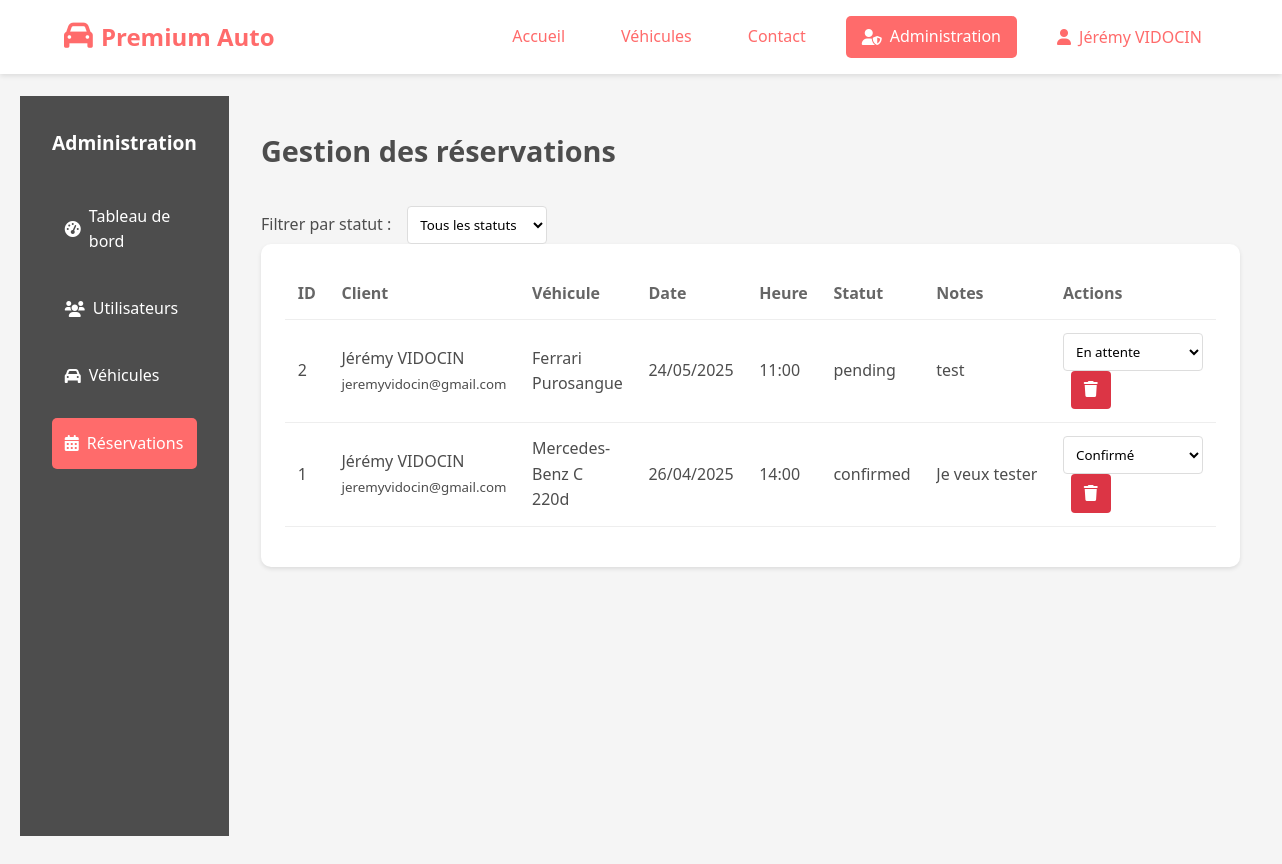
The app's page /index.php?action=admin&page=bookings (signed in) with its own data.
### tables this page shows
CREATE TABLE `bookings` (
  `id` int(11) NOT NULL,
  `user_id` int(11) NOT NULL,
  `car_id` int(11) NOT NULL,
  `booking_date` date NOT NULL,
  `booking_time` time NOT NULL,
  `status` enum('pending','confirmed','completed','cancelled') NOT NULL DEFAULT 'pending',
  `notes` text DEFAULT NULL,
  `created_at` timestamp NOT NULL DEFAULT current_timestamp()
);

CREATE TABLE `users` (
  `id` int(11) NOT NULL,
  `firstname` varchar(50) NOT NULL,
  `lastname` varchar(50) NOT NULL,
  `email` varchar(100) NOT NULL,
  `password` varchar(255) NOT NULL,
  `phone` varchar(20) DEFAULT NULL,
  `address` text DEFAULT NULL,
  `created_at` timestamp NOT NULL DEFAULT current_timestamp(),
  `updated_at` timestamp NOT NULL DEFAULT current_timestamp() ON UPDATE current_timestamp(),
  `role` enum('user','admin') NOT NULL DEFAULT 'user'
);

CREATE TABLE `cars` (
  `id` int(11) NOT NULL,
  `brand` varchar(100) NOT NULL,
  `model` varchar(100) NOT NULL,
  `year` int(11) NOT NULL,
  `price` decimal(10,2) NOT NULL,
  `mileage` int(11) NOT NULL,
  `fuel_type` varchar(50) NOT NULL,
  `transmission` varchar(50) NOT NULL,
  `power` int(11) NOT NULL,
  `description` text DEFAULT NULL,
  `image` varchar(255) DEFAULT NULL
);

### controllers/AdminController.php (called while the page is built, shortened)
<?php
class AdminController {
    private $db;
    public function __construct($db) {
        $this->db = $db;
    }
    public function bookings($page = 1) {
        $booking = new Booking($this->db);
        $limit = 10;
        $bookings = $booking->getAllWithDetails($page, $limit);
        include('./views/admin/bookings.php');
    }
}

### models/Booking.php (called while the page is built, shortened)
<?php
class Booking {
    private $conn;
    private $table_name = "bookings";
    public function __construct($db) {
        $this->conn = $db;
    }
    public function getAllWithDetails($page = 1, $limit = 10) {
        $offset = ($page - 1) * $limit;
        $query = "SELECT b.*,
                         u.firstname, u.lastname, u.email,
                         c.brand, c.model
                  FROM " . $this->table_name . " b
                  LEFT JOIN users u ON b.user_id = u.id
                  LEFT JOIN cars c ON b.car_id = c.id
                  ORDER BY b.created_at DESC
                  LIMIT :limit OFFSET :offset";
        $stmt = $this->conn->prepare($query);
        $stmt->bindValue(':limit', $limit, PDO::PARAM_INT);
        $stmt->bindValue(':offset', $offset, PDO::PARAM_INT);
        $stmt->execute();
        return $stmt->fetchAll(PDO::FETCH_ASSOC);
    }
}
?>

### views/admin/bookings.php (the view, shortened to what this page needs)
<?php include('./views/layout/header.php'); ?>
<link rel="stylesheet" href="views/admin/admin.css">
<div class="admin-container">
    <div class="admin-sidebar">
        <h3>Administration</h3>
        <nav>
            <a href="index.php?action=admin">
                <i class="fas fa-tachometer-alt"></i> Tableau de bord
            </a>
            <a href="index.php?action=admin&page=users">
                <i class="fas fa-users"></i> Utilisateurs
            </a>
            <a href="index.php?action=admin&page=cars">
                <i class="fas fa-car"></i> Véhicules
            </a>
            <a href="index.php?action=admin&page=bookings" class="active">
                <i class="fas fa-calendar-alt"></i> Réservations
            </a>
        </nav>
    </div>
    <div class="admin-content">
        <div class="admin-header">
            <h1>Gestion des réservations</h1>
            <div class="filter-status">
                <label for="status-filter">Filtrer par statut :</label>
                <select id="status-filter" class="status-select">
                    <option value="all">Tous les statuts</option>
                </select>
            </div>
        </div>
        <div class="admin-card">
            <div class="table-responsive">
                <table>
                    <thead>
                        <tr>
                            <th>ID</th>
                            <th>Client</th>
                            <th>Véhicule</th>
                            <th>Date</th>
                            <th>Heure</th>
                            <th>Statut</th>
                            <th>Notes</th>
                            <th>Actions</th>
                        </tr>
                    </thead>
                    <tbody>
                        <?php foreach ($bookings as $booking): ?>
                        <tr data-booking-id="<?php echo $booking['id']; ?>">
                            <td><?php echo htmlspecialchars($booking['id']); ?></td>
                            <td>
                                <?php echo htmlspecialchars($booking['firstname'] . ' ' . $booking['lastname']); ?><br>
                                <small><?php echo htmlspecialchars($booking['email']); ?></small>
                            </td>
                            <td><?php echo htmlspecialchars($booking['brand'] . ' ' . $booking['model']); ?></td>
                            <td><?php echo date('d/m/Y', strtotime($booking['booking_date'])); ?></td>
                            <td><?php echo date('H:i', strtotime($booking['booking_time'])); ?></td>
                            <td class="status-cell"><?php echo htmlspecialchars($booking['status']); ?></td>
                            <td>
                                <div class="notes-cell">
                                    <?php echo htmlspecialchars($booking['notes'] ?: 'Aucune note'); ?>
                                </div>
                            </td>
                            <td class="actions">
                                <select class="status-select" onchange="updateBookingStatus(<?php echo $booking['id']; ?>, this.value)">
                                    <option value="pending" <?php echo $booking['status'] === 'pending' ? 'selected' : ''; ?>>En attente</option>
                                    <option value="confirmed" <?php echo $booking['status'] === 'confirmed' ? 'selected' : ''; ?>>Confirmé</option>
                                </select>
                                <a href="#" onclick="deleteBooking(<?php echo $booking['id']; ?>)" class="btn-delete" title="Supprimer">
                                    <i class="fas fa-trash"></i>
                                </a>
                            </td>
                        </tr>
                        <?php endforeach; ?>
                    </tbody>
                </table>
            </div>
        </div>
    </div>
</div>

### public/css/home.css (style rules this page uses)
body { background-color: var(--light-color); font-family: 'Montserrat', 'Helvetica Neue', sans-serif; line-height: 1.6; color: var(--dark-color); }

### views/admin/admin.css (style rules this page uses)
.admin-container { display: flex; min-height: calc(100vh - 60px); }
.admin-sidebar { width: 250px; background: var(--dark-color); color: white; padding: 2rem; }
.admin-sidebar h3 { margin-bottom: 2rem; font-size: 1.2rem; }
.admin-sidebar nav { display: flex; flex-direction: column; gap: 1rem; }
.admin-sidebar a { color: white; text-decoration: none; padding: 0.8rem; border-radius: 5px; display: flex; align-items: center; gap: 0.5rem; }
.admin-sidebar a:hover, .admin-sidebar a.active { background: var(--primary-color); }
.admin-content { flex: 1; padding: 2rem; background: #f5f5f5; }
.admin-card { background: white; padding: 1.5rem; border-radius: 10px; box-shadow: 0 2px 4px rgba(0,0,0,0.1); margin-bottom: 1.5rem; }
table { width: 100%; border-collapse: collapse; margin-bottom: 1rem; }
th, td { padding: 0.8rem; text-align: left; border-bottom: 1px solid #eee; }
th { font-weight: 600; color: #666; }
.btn-delete { background: #dc3545; color: white; border: none; padding: 0.4rem 0.8rem; border-radius: 4px; cursor: pointer; transition: background-color 0.2s; }
h1 { margin-bottom: 2rem; color: var(--dark-color); font-size: 1.8rem; }

### views/layout/header.php (style rules this page uses)
:root { --primary-color: #FF6B6B; --secondary-color: #FFD93D; --accent-color: #6BCB77; --dark-color: #4D4D4D; --light-color: #F7FFF7; --light-gray: #f5f5f5; --gradient-primary: linear-gradient(135deg, #FF6B6B 0%, #FFD93D 100%); --gradient-secondary: linear-gradient(135deg, #6BCB77 0%, #4ECDC4 100%); --shadow-primary: 0 10px 20px rgba(255,107,107,0.3); --shadow-secondary: 0 15px 30px rgba(255,217,61,0.3); }
* { margin: 0; padding: 0; box-sizing: border-box; font-family: 'Segoe UI', Tahoma, Geneva, Verdana, sans-serif; }
body { font-family: 'Segoe UI', Tahoma, Geneva, Verdana, sans-serif; line-height: 1.6; background-color: var(--light-gray); color: var(--dark-color); }

### views/admin/bookings.php (style rules this page uses)
.filter-status { display: flex; align-items: center; gap: 1rem; }
.status-select { padding: 0.5rem; border: 1px solid #ddd; border-radius: 4px; background: white; min-width: 140px; }
.notes-cell { max-width: 200px; white-space: nowrap; overflow: hidden; text-overflow: ellipsis; }
.btn-delete { background: #dc3545; color: white; border: none; padding: 0.4rem 0.8rem; border-radius: 4px; cursor: pointer; text-decoration: none; display: inline-block; margin-left: 0.5rem; }

### records on screen
bookings: id "2", user.lastname "Jérémy VIDOCIN", user.email "jeremyvidocin@gmail.com", car.model "Ferrari Purosangue", booking_date "24/05/2025", booking_time "11:00", status "pending", notes "test", status+id "En attente"
bookings: id "1", user.lastname "Jérémy VIDOCIN", user.email "jeremyvidocin@gmail.com", car.model "Mercedes-Benz C 220d", booking_date "26/04/2025", booking_time "14:00", status "confirmed", notes "Je veux tester", status+id "Confirmé"

### other values on screen
$_SESSION['user_name'] "Jérémy VIDOCIN"
